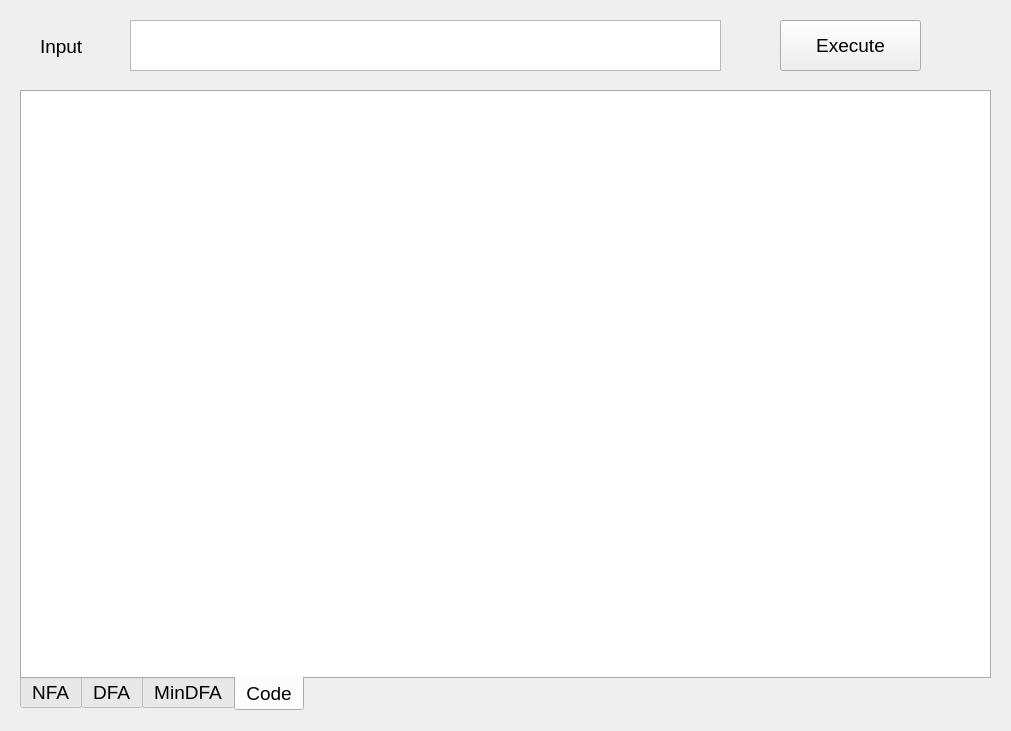
<?xml version="1.0" encoding="UTF-8"?>
<ui version="4.0">
 <class>MainWidget</class>
 <widget class="QWidget" name="MainWidget">
  <property name="geometry">
   <rect>
    <x>0</x>
    <y>0</y>
    <width>1011</width>
    <height>731</height>
   </rect>
  </property>
  <property name="font">
   <font>
    <pointsize>14</pointsize>
   </font>
  </property>
  <property name="windowTitle">
   <string>Form</string>
  </property>
  <widget class="QTabWidget" name="tabWidget">
   <property name="geometry">
    <rect>
     <x>20</x>
     <y>90</y>
     <width>971</width>
     <height>621</height>
    </rect>
   </property>
   <property name="tabPosition">
    <enum>QTabWidget::South</enum>
   </property>
   <property name="currentIndex">
    <number>3</number>
   </property>
   <property name="iconSize">
    <size>
     <width>24</width>
     <height>26</height>
    </size>
   </property>
   <widget class="QWidget" name="NFA">
    <attribute name="title">
     <string>NFA</string>
    </attribute>
    <widget class="QTableWidget" name="nfaTable">
     <property name="geometry">
      <rect>
       <x>-10</x>
       <y>-10</y>
       <width>981</width>
       <height>601</height>
      </rect>
     </property>
    </widget>
   </widget>
   <widget class="QWidget" name="DFA">
    <attribute name="title">
     <string>DFA</string>
    </attribute>
    <widget class="QTableWidget" name="dfaTable">
     <property name="geometry">
      <rect>
       <x>-10</x>
       <y>-10</y>
       <width>981</width>
       <height>601</height>
      </rect>
     </property>
    </widget>
   </widget>
   <widget class="QWidget" name="MinDFA">
    <attribute name="title">
     <string>MinDFA</string>
    </attribute>
    <widget class="QTextBrowser" name="minDfaTable">
     <property name="geometry">
      <rect>
       <x>-10</x>
       <y>-10</y>
       <width>981</width>
       <height>601</height>
      </rect>
     </property>
    </widget>
   </widget>
   <widget class="QWidget" name="ToCode">
    <attribute name="title">
     <string>Code</string>
    </attribute>
    <widget class="QTextBrowser" name="codeBrowser">
     <property name="geometry">
      <rect>
       <x>-5</x>
       <y>-9</y>
       <width>981</width>
       <height>601</height>
      </rect>
     </property>
    </widget>
   </widget>
  </widget>
  <widget class="QLabel" name="label">
   <property name="geometry">
    <rect>
     <x>40</x>
     <y>6</y>
     <width>201</width>
     <height>81</height>
    </rect>
   </property>
   <property name="text">
    <string>Input</string>
   </property>
  </widget>
  <widget class="QPushButton" name="button">
   <property name="geometry">
    <rect>
     <x>780</x>
     <y>20</y>
     <width>141</width>
     <height>51</height>
    </rect>
   </property>
   <property name="text">
    <string>Execute</string>
   </property>
  </widget>
  <widget class="QTextEdit" name="input">
   <property name="geometry">
    <rect>
     <x>130</x>
     <y>20</y>
     <width>591</width>
     <height>51</height>
    </rect>
   </property>
  </widget>
 </widget>
 <resources/>
 <connections/>
</ui>
